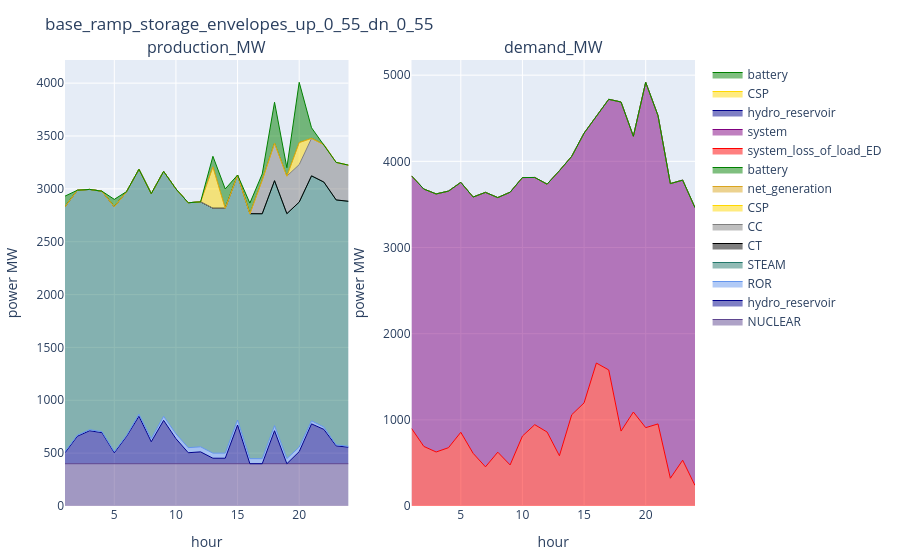

Notebook cell for this chart:
### Markdown cell above
### ED

### Code cell
config_ = config_1
supply_ed_ = supply_ed[(supply_ed.configuration .== config_) .& (supply_ed.day .== day_) .& (supply_ed.iteration .== iteration_), :]
demand_ed_ = demand_ed[(demand_ed.configuration .== config_) .& (demand_ed.day .== day_) .& (demand_ed.iteration .== iteration_), :]
plot_supply_demand(supply_ed_, demand_ed_, string(config_))

### Figure 1 — Plotly figure (JSON) as saved in the notebook; plotly's stock layout.template omitted (floating-point values rounded to 4 significant figures)
{"data": [{"line": {"color": "rgba(95, 70, 144, 1)", "shape": "line", "width": 1}, "mode": "lines", "name": "NUCLEAR", "stackgroup": "one", "type": "scatter", "x": [1, 2, 3, 4, 5, 6, 7, 8, 9, 10, 11, 12, 13, 14, 15, 16, 17, 18, 19, 20, 21, 22, 23, 24], "xaxis": "x1", "y": [400, 400, 400, 400, 400, 400, 400, 400, 400, 400, 400, 400, 400, 400, 400, 400, 400, 400, 400, 400, 400, 400, 400, 400], "yaxis": "y1"}, {"line": {"color": "darkblue", "shape": "line", "width": 1}, "mode": "lines", "name": "hydro_reservoir", "stackgroup": "one", "type": "scatter", "x": [1, 2, 3, 4, 5, 6, 7, 8, 9, 10, 11, 12, 13, 14, 15, 16, 17, 18, 19, 20, 21, 22, 23, 24], "xaxis": "x1", "y": [104, 260, 312, 293.6, 104, 260, 449.6, 208, 409.9, 237.1, 104, 112.1, 52, 52, 366.0, 0, 0, 312, 0, 114.2, 376.8, 324.8, 168.8, 156], "yaxis": "y1"}, {"line": {"color": "cornflowerblue", "shape": "line", "width": 1}, "mode": "lines", "name": "ROR", "stackgroup": "one", "type": "scatter", "x": [1, 2, 3, 4, 5, 6, 7, 8, 9, 10, 11, 12, 13, 14, 15, 16, 17, 18, 19, 20, 21, 22, 23, 24], "xaxis": "x1", "y": [10.1, 9.9, 9.9, 9.3, 9.7, 9.3, 18.9, 29.6, 38.3, 45.9, 47.9, 47.7, 48.1, 48.1, 47.5, 48.1, 47.5, 48.3, 48.4, 43.2, 29.2, 22.4, 9.5, 9.3], "yaxis": "y1"}, {"line": {"color": "rgba(36, 121, 108, 1)", "shape": "line", "width": 1}, "mode": "lines", "name": "STEAM", "stackgroup": "one", "type": "scatter", "x": [1, 2, 3, 4, 5, 6, 7, 8, 9, 10, 11, 12, 13, 14, 15, 16, 17, 18, 19, 20, 21, 22, 23, 24], "xaxis": "x1", "y": [2317, 2317, 2273.0, 2275.0, 2317, 2305.0, 2317, 2317, 2317, 2317, 2317, 2317, 2317, 2317, 2317, 2317, 2317, 2317, 2317, 2317, 2317, 2317, 2317, 2317], "yaxis": "y1"}, {"line": {"color": "black", "shape": "line", "width": 1}, "mode": "lines", "name": "CT", "stackgroup": "one", "type": "scatter", "x": [1, 2, 3, 4, 5, 6, 7, 8, 9, 10, 11, 12, 13, 14, 15, 16, 17, 18, 19, 20, 21, 22, 23, 24], "xaxis": "x1", "y": [0, 0, 0, 0, 0, 0, 0, 0, 0, 0, 0, 0, 0, 0, 0, 0, 0, 0, 0, 0, 0, 0, 0, 0], "yaxis": "y1"}, {"line": {"color": "grey", "shape": "line", "width": 1}, "mode": "lines", "name": "CC", "stackgroup": "one", "type": "scatter", "x": [1, 2, 3, 4, 5, 6, 7, 8, 9, 10, 11, 12, 13, 14, 15, 16, 17, 18, 19, 20, 21, 22, 23, 24], "xaxis": "x1", "y": [0, 0, 0, 0, 0, 0, 0, 0, 0, 0, 0, 0, 0, 0, 0, 0, 318.8, 355, 355, 355, 355, 355, 355, 341.8], "yaxis": "y1"}, {"line": {"color": "gold", "shape": "line", "width": 1}, "mode": "lines", "name": "CSP", "stackgroup": "one", "type": "scatter", "x": [1, 2, 3, 4, 5, 6, 7, 8, 9, 10, 11, 12, 13, 14, 15, 16, 17, 18, 19, 20, 21, 22, 23, 24], "xaxis": "x1", "y": [0, 0, 0, 0, 0, 0, 0, 0, 0, 0, 0, 0, 391, 0, 0, 0, 0, 0, 0, 209, 0, 0, 0, 0], "yaxis": "y1"}, {"line": {"color": "goldenrod", "shape": "line", "width": 1}, "mode": "lines", "name": "net_generation", "stackgroup": "one", "type": "scatter", "x": [1, 2, 3, 4, 5, 6, 7, 8, 9, 10, 11, 12, 13, 14, 15, 16, 17, 18, 19, 20, 21, 22, 23, 24], "xaxis": "x1", "y": [0, 0, 0, 0, 0, 0, 0, 0, 0, 0, 0, 0, 0, 0, 0, 0, 0, 0, 0, 0, 0, 0, 0, 0], "yaxis": "y1"}, {"line": {"color": "green", "shape": "line", "width": 1}, "mode": "lines", "name": "battery", "stackgroup": "one", "type": "scatter", "x": [1, 2, 3, 4, 5, 6, 7, 8, 9, 10, 11, 12, 13, 14, 15, 16, 17, 18, 19, 20, 21, 22, 23, 24], "xaxis": "x1", "y": [100, 0, 0, 0, 70, 0, 0, 0, 0, 0, 0, 0, 100, 182, 0, 100, 57.54, 386.8, 79.8, 569.6, 100, 0, 0, 0], "yaxis": "y1"}, {"line": {"color": "red", "shape": "line", "width": 1}, "mode": "lines", "name": "system_loss_of_load_ED", "stackgroup": "one", "type": "scatter", "x": [1, 2, 3, 4, 5, 6, 7, 8, 9, 10, 11, 12, 13, 14, 15, 16, 17, 18, 19, 20, 21, 22, 23, 24], "xaxis": "x2", "y": [900.5, 691.4, 627.0, 676.6, 855.5, 611.1, 454.3, 624.7, 476.6, 811.8, 943.8, 858.3, 583.3, 1060.0, 1197.0, 1659.0, 1579.0, 869.4, 1091.0, 909.3, 952.5, 322.1, 531.6, 238.2], "yaxis": "y2"}, {"line": {"color": "purple", "shape": "line", "width": 1}, "mode": "lines", "name": "system", "stackgroup": "one", "type": "scatter", "x": [1, 2, 3, 4, 5, 6, 7, 8, 9, 10, 11, 12, 13, 14, 15, 16, 17, 18, 19, 20, 21, 22, 23, 24], "xaxis": "x2", "y": [2931.0, 2987.0, 2995.0, 2978.0, 2901.0, 2975.0, 3186.0, 2955.0, 3165.0, 3000.0, 2869.0, 2877.0, 3308.0, 2999.0, 3131.0, 2865.0, 3141.0, 3819.0, 3200.0, 4008.0, 3578.0, 3419.0, 3250.0, 3224.0], "yaxis": "y2"}, {"line": {"color": "darkblue", "shape": "line", "width": 1}, "mode": "lines", "name": "hydro_reservoir", "stackgroup": "one", "type": "scatter", "x": [1, 2, 3, 4, 5, 6, 7, 8, 9, 10, 11, 12, 13, 14, 15, 16, 17, 18, 19, 20, 21, 22, 23, 24], "xaxis": "x2", "y": [0, 0, 0, 0, 0, 0, 0, 0, 0, 0, 0, 0, 0, 0, 0, 0, 0, 0, 0, 0, 0, 0, 0, 0], "yaxis": "y2"}, {"line": {"color": "gold", "shape": "line", "width": 1}, "mode": "lines", "name": "CSP", "stackgroup": "one", "type": "scatter", "x": [1, 2, 3, 4, 5, 6, 7, 8, 9, 10, 11, 12, 13, 14, 15, 16, 17, 18, 19, 20, 21, 22, 23, 24], "xaxis": "x2", "y": [0, 0, 0, 0, 0, 0, 0, 0, 0, 0, 0, 0, 0, 0, 0, 0, 0, 0, 0, 0, 0, 0, 0, 0], "yaxis": "y2"}, {"line": {"color": "green", "shape": "line", "width": 1}, "mode": "lines", "name": "battery", "stackgroup": "one", "type": "scatter", "x": [1, 2, 3, 4, 5, 6, 7, 8, 9, 10, 11, 12, 13, 14, 15, 16, 17, 18, 19, 20, 21, 22, 23, 24], "xaxis": "x2", "y": [0, 0, 0, 0, 0, 0, 0, 0, 0, 0, 0, 0, 0, 0, 0, 0, 0, 0, 0, 0, 0, 0, 0, 0], "yaxis": "y2"}], "layout": {"annotations": [{"font": {"size": 16}, "showarrow": false, "text": "production_MW", "x": 0.225, "xanchor": "center", "xref": "paper", "y": 1, "yanchor": "bottom", "yref": "paper"}, {"font": {"size": 16}, "showarrow": false, "text": "demand_MW", "x": 0.775, "xanchor": "center", "xref": "paper", "y": 1, "yanchor": "bottom", "yref": "paper"}], "margin": {"b": 50, "l": 50, "r": 50, "t": 60}, "title": "base_ramp_storage_envelopes_up_0_55_dn_0_55", "xaxis1": {"anchor": "y1", "domain": [0, 0.45], "title": {"text": "hour"}}, "xaxis2": {"anchor": "y2", "domain": [0.55, 1], "title": {"text": "hour"}}, "yaxis1": {"anchor": "x1", "domain": [0, 1], "title": {"text": "power MW"}}, "yaxis2": {"anchor": "x2", "domain": [0, 1], "title": {"text": "power MW"}}}}
